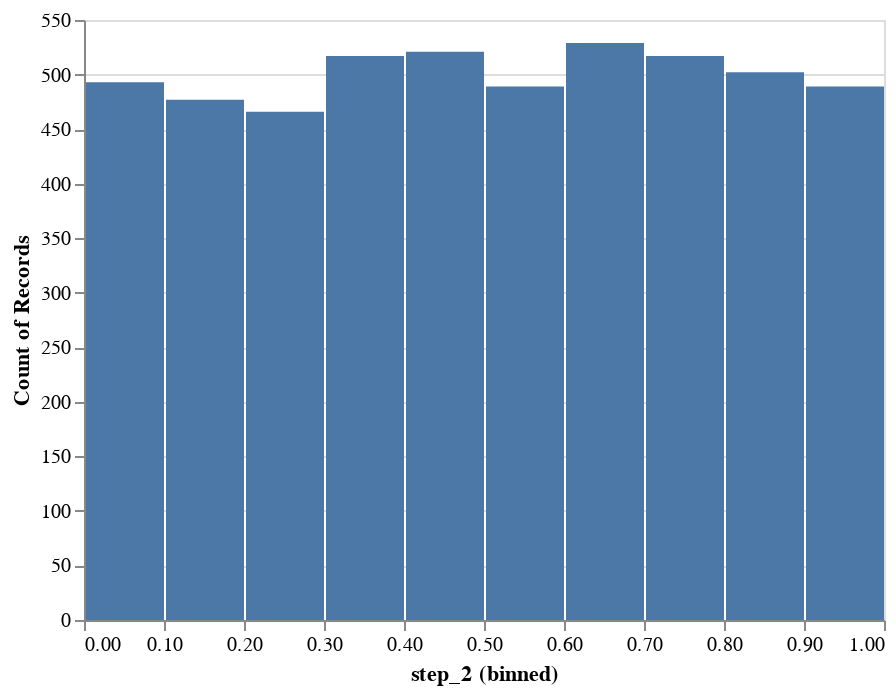

Notebook code cell kept with this figure:
### Code cell
df_elements = pd.DataFrame(pd.read_csv('elements.csv'), columns=['step_1', 'step_2', 'step_3'])[:5000]
df_elements = df_elements.reset_index(level=0)
alt.Chart(df_elements).mark_bar(orient='horizontal').encode(
    alt.X('step_2', bin=True), y='count()'
)

### Figure 1 — Vega-Lite specification as saved in the notebook (floating-point values rounded to 4 significant figures; data arrays with more than 128 entries replaced by an {"elided": "..."} marker saying what was removed)
{"config": {"view": {"continuousWidth": 400, "continuousHeight": 300}}, "data": {"name": "data-97a0fbac28a02fbe9bb8b6f066c821df"}, "mark": {"type": "bar", "orient": "horizontal"}, "encoding": {"x": {"bin": true, "field": "step_2", "type": "quantitative"}, "y": {"aggregate": "count", "type": "quantitative"}}, "$schema": "https://vega.github.io/schema/vega-lite/v4.17.0.json", "datasets": {"data-97a0fbac28a02fbe9bb8b6f066c821df": {"elided": "5000 records"}}}
